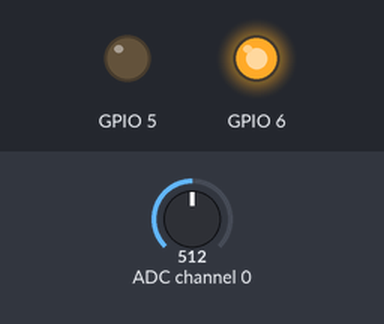
This program was run on a simulated Raspberry Pi (BCM pin numbers). On the bench: output pins drawn as LEDs (lit = HIGH). The test bench sets the inputs (shaded band); at power-on: ADC channel 0 = 512 (analog values on the 0–1023 scale).

Above: at 1.2 s.
1.3 s: ADC channel 0 set to 308
2.8 s: ADC channel 0 set to 284
At 3.2 s:
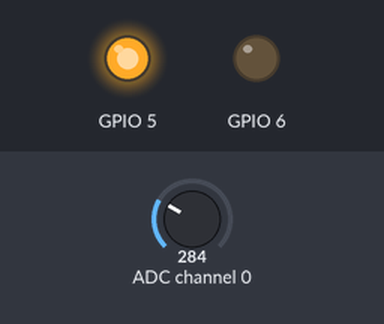
4.3 s: ADC channel 0 set to 306
At 5.5 s:
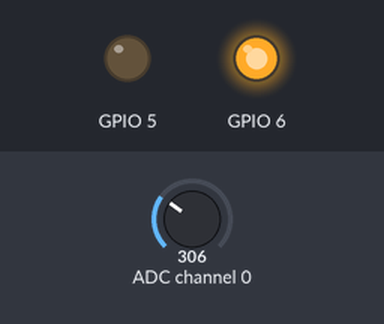
5.8 s: ADC channel 0 set to 122
At 6.6 s:
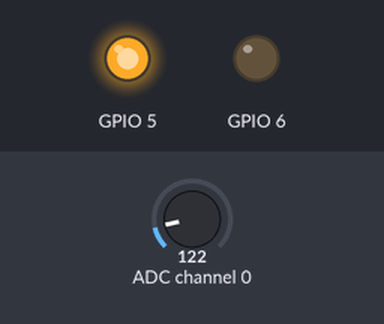
Timing chart, 0 to 8.3 s (numbered marks = the images above; inputs shaded):
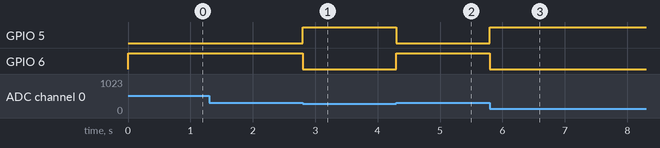

The program:

10_plant_doctor.py
```python
# plant doctor

import spidev
import time
import sys
import gpiod

chip = gpiod.Chip('gpiochip4')
buzzer_pin = 5
led_pin = 6
led_line = chip.get_line(led_pin)
buzzer_line = chip.get_line(buzzer_pin)

buzzer_line.request(consumer="LED", type=gpiod.LINE_REQ_DIR_OUT)
led_line.request(consumer="LED", type=gpiod.LINE_REQ_DIR_OUT)

spi = spidev.SpiDev()
spi.open(0,0)
spi.max_speed_hz = 1000000


def readadc(adcnum):
	r = spi.xfer2([1,8+adcnum<<4,0])
	adcout = ((r[1]&3)<<8)+r[2]
	return adcout
try:
        while True:
            value = readadc(0)
            if(value<300):
                buzzer_line.set_value(1)
                led_line.set_value(0)
            else:
                buzzer_line.set_value(0)
                led_line.set_value(1)

finally:
    led_line.release()
    buzzer_line.release()
```

Measured:
- the behaviour switches between 300 and 299 on ADC channel 0 (found by bisection; images 0 and 1)
- after the input at 1.3 s, every drawn part: stays the same
- after the input at 2.8 s, GPIO 5: LOW → HIGH at once; GPIO 6: HIGH → LOW at once
- after the input at 4.3 s, GPIO 5: HIGH → LOW at once; GPIO 6: LOW → HIGH at once
- after the input at 5.8 s, GPIO 5: LOW → HIGH at once; GPIO 6: HIGH → LOW at once
